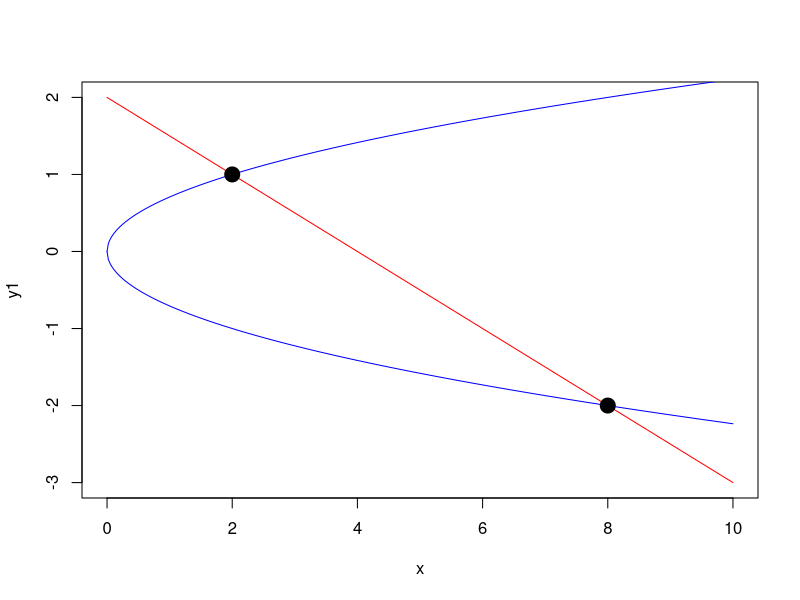
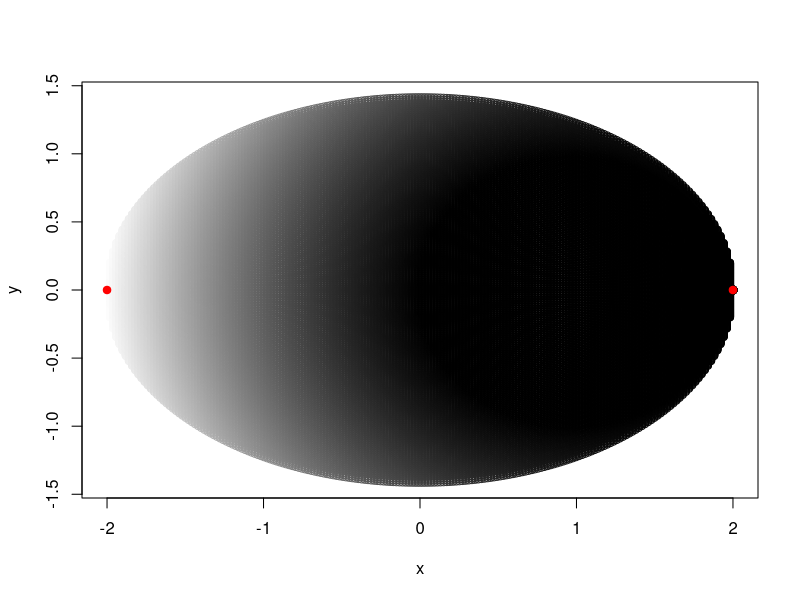
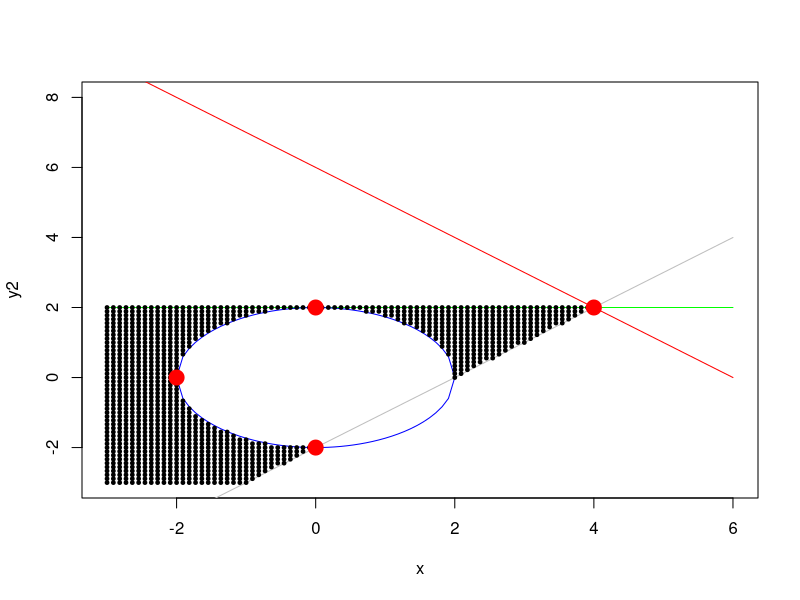

The R source for these figures, in order:
## ---- chunk 1
knitr::opts_chunk$set(echo = TRUE)
## ---- chunk 2
f <- function(x,y,z) (x-1)^2 + (y-2)^2 + (z-3)^2
x <- seq(-1, 1,length = 100)
y <- matrix(NA, nrow=length(x), ncol=length(x))
for (i in seq_along(x)) {
  y[,i] <- seq(-sqrt(1-x[i]^2), sqrt(1-x[i]^2), length = 100)
}
zpos <- matrix(NA, nrow=length(x), ncol=length(x))
zneg <- matrix(NA, nrow=length(x), ncol=length(x))
for (i in seq_along(x)) {
  zpos[,i] <- sqrt(pmax(1-x[i]^2-y[,i]^2, 0))
  zneg[,i] <- -1*sqrt(pmax(1-x[i]^2-y[,i]^2, 0))
}
res_pos <- matrix(NA, nrow=length(x), ncol=length(x))
res_neg <- matrix(NA, nrow=length(x), ncol=length(x))
for (i in seq_along(x)) {
  res_pos[,i] <- f(x[i], y[,i], zpos[,i])
  res_neg[,i] <- f(x[i], y[,i], zneg[,i])
}
## ---- chunk 3
f <- function(x,y,z) x*z + y^2
sims <- 500
x <- seq(-4, 4,length = sims)
y <- matrix(NA, nrow=sims, ncol=sims)
for (i in seq_along(x)) {
  y[,i] <- seq(-sqrt(pmax(4-x[i]^2, 0)), sqrt(pmax(4-x[i]^2, 0)), length = sims)
}
zpos <- matrix(NA, nrow=sims, ncol=sims)
zneg <- matrix(NA, nrow=sims, ncol=sims)
for (i in seq_along(x)) {
  zpos[,i] <- sqrt(pmax(4-x[i]^2-y[,i]^2, 0))
  zneg[,i] <- -1*sqrt(pmax(4-x[i]^2-y[,i]^2, 0))
}
res_pos <- matrix(NA, nrow=sims, ncol=sims)
res_neg <- matrix(NA, nrow=sims, ncol=sims)
for (i in seq_along(x)) {
  res_pos[,i] <- f(x[i], y[,i], zpos[,i])
  res_neg[,i] <- f(x[i], y[,i], zneg[,i])
}
## ---- chunk 4
sims <- 500
x <- seq(0, 10, length = sims)
y1 <- -0.5*x+2
y2 <- sqrt(0.5*x)
y3 <- -sqrt(0.5*x)
f <- function(x,y) x^2

plot(x, y1, type = 'l', col = "red")
lines(x, y2, col = "blue")
lines(x, y3, col = "blue")
points(c(2, 8), c(1, -2), pch=19, cex=2, col="black")
## ---- chunk 5
f <- function(x,y) x^2 - 2*x + y^2
sims <- 200
x <- seq(-2, 2,length = sims)
y <- matrix(NA, nrow=sims, ncol=sims)
for (i in seq_along(x)) {
  y[,i] <- seq(-sqrt(pmax(0.5*(4-x[i]^2), 0)), sqrt(pmax(0.5*(4-x[i]^2), 0)), length = sims)
}
res <- matrix(NA, nrow=sims, ncol=sims)
for (i in seq_along(x)) {
  res[,i] <- f(x[i], y[,i])
}
pts <- data.frame(x = rep(x, each = sims), y = c(y), z = c(res))

plot(pts$x, pts$y, col=gray(pmax(pmin(pts$z/8, 1), 0)), xlab = "x", ylab = "y")
points(c(-2, 2), c(0, 0), pch = 19, col = "red")

## ---- chunk 6
x <- seq(-3, 6, length = 100)
y10 <- ifelse(x >= -2 & x <= 2, sqrt(4-x^2), NA)
y11 <- ifelse(x >= -2 & x <= 2, -sqrt(4-x^2), NA)
y2 <- rep(2, length(x))
y3 <- 6 - x
y4 <- x - 2

test <- expand.grid(x = x, y = seq(-3, 8, length = 100))
g1 <- function(x,y) 4 - x^2 - y^2
g2 <- function(x,y) y - 2
g3 <- function(x,y) x + y - 6
g4 <- function(x,y) x - y - 2
test$test <- ifelse(g1(test$x, test$y) <= 0 &
                      g2(test$x, test$y) <= 0 &
                      g3(test$x, test$y) <= 0 &
                      g4(test$x, test$y) <= 0, 1, 0)

plot(x, y2, type = "l", col = "green", ylim = c(-3, 8))
lines(x, y10, col = "blue")
lines(x, y11, col = "blue")
lines(x, y3, col = "red")
lines(x, y4, col = "grey")
points(test$x[which(test$test == 1)],
       test$y[which(test$test == 1)],
       pch = 19, cex = 0.5, col="black")
points(c(0,0,4,-2), c(-2,2,2,0), pch = 19, col = "red", cex = 2)
## ---- chunk 7
pt <- c(0, -2)
g1(pt[1], pt[2])
g2(pt[1], pt[2])
g3(pt[1], pt[2])
g4(pt[1], pt[2])
## ---- chunk 8
pt <- c(0, 2)
g1(pt[1], pt[2])
g2(pt[1], pt[2])
g3(pt[1], pt[2])
g4(pt[1], pt[2])
## ---- chunk 9
pt <- c(4, 2)
g1(pt[1], pt[2])
g2(pt[1], pt[2])
g3(pt[1], pt[2])
g4(pt[1], pt[2])
## ---- chunk 10
pt <- c(0, -2)
g1(pt[1], pt[2])
g2(pt[1], pt[2])
g3(pt[1], pt[2])
g4(pt[1], pt[2])
